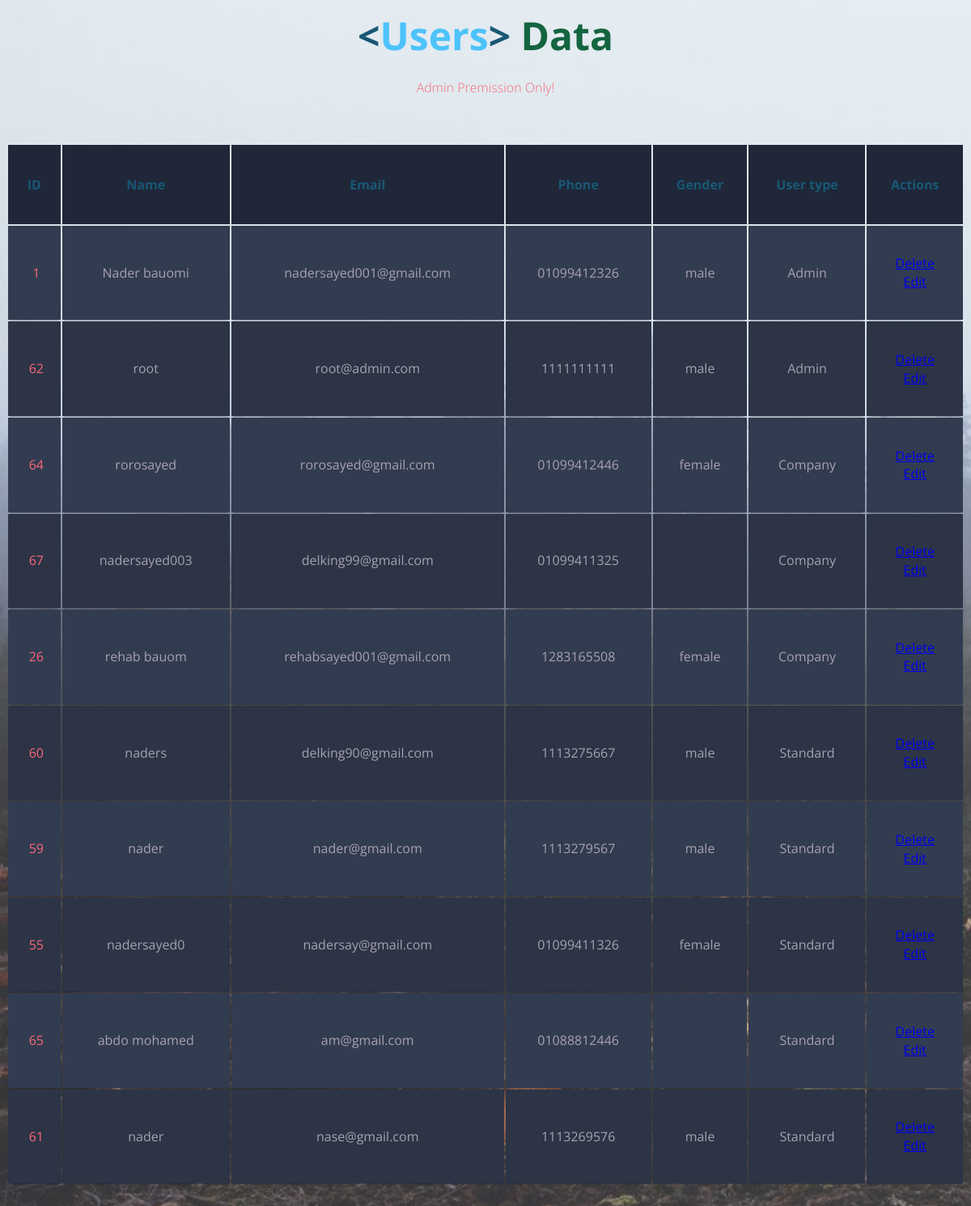
Page /admin/resources/posts/index.php on the earlier database version.
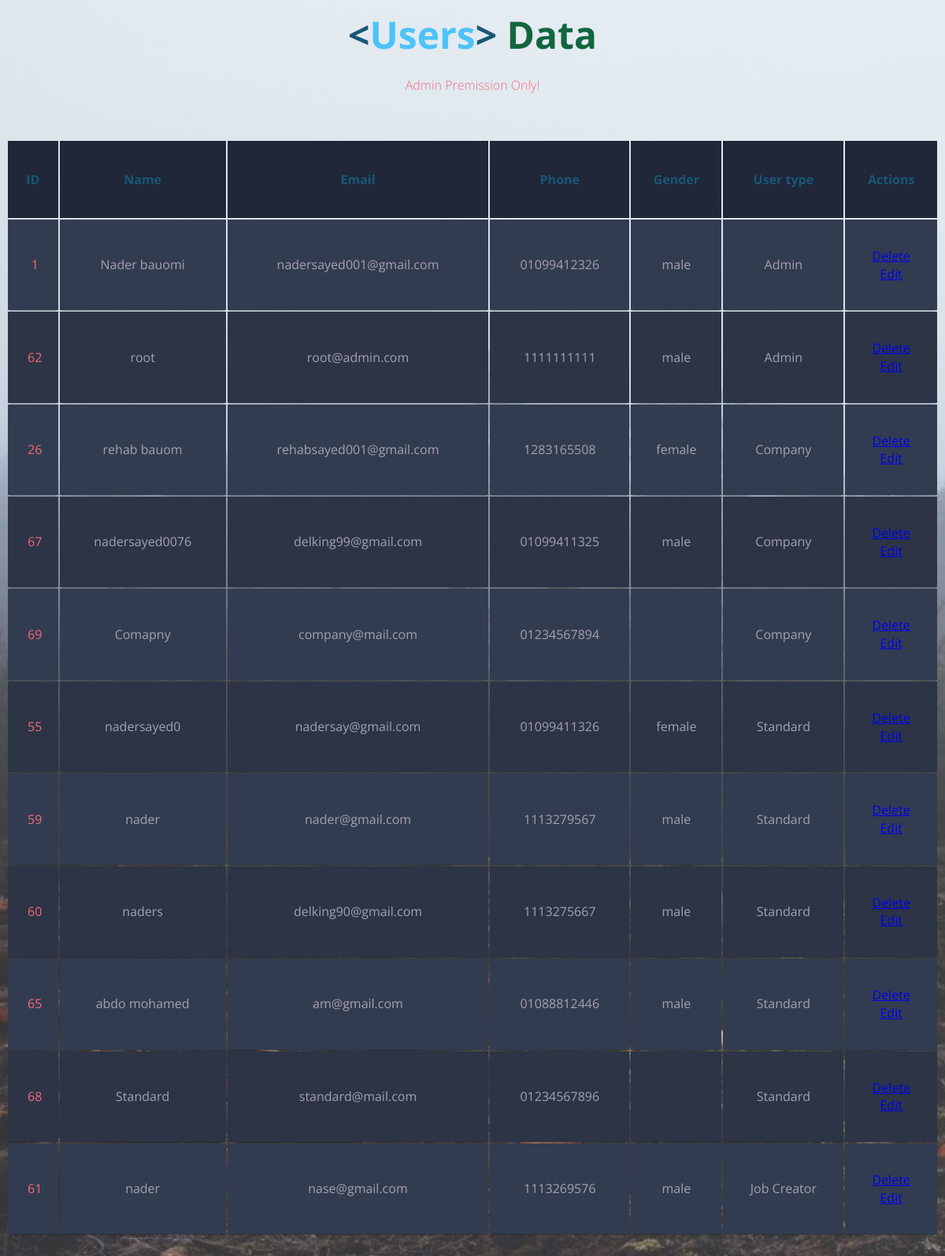
Same page on the later database version.
### tables this page shows
CREATE TABLE `users` (
  `id` int(11) NOT NULL,
  `name` char(50) NOT NULL,
  `email` char(80) NOT NULL,
  `password` char(50) NOT NULL,
  `phone` char(11) NOT NULL,
  `gender` char(40) NOT NULL,
  `user_type` int(11) DEFAULT NULL
);

CREATE TABLE `userstypes` (
  `id` int(11) NOT NULL,
  `user_type` char(100) NOT NULL
);

### admin/resources/posts/index.php (the view, shortened to what this page needs)
<?php
require '../../dbConnection.php';
$sql = "select  users.* ,usersTypes.id as userID , usersTypes.user_type as role from users inner join usersTypes on users.user_type = usersTypes.id  order by usersTypes.id asc ";
$op = mysqli_query($con, $sql);
?>
<!DOCTYPE html>
<html lang="en">
<head>
    <link rel="stylesheet" href="../../css/display.css">
</head>
<body>
    <h1 class="head"><span class="blue">&lt;</span>Users<span class="blue">&gt;</span> <span class="yellow">Data</pan>
    </h1>
    <h2>Admin Premission Only! <br><br>
    </h2>
    <table class="container">
        <thead>
            <tr>
                <th>
                    <h1>ID</h1>
                </th>
                <th>
                    <h1>Name</h1>
                </th>
                <th>
                    <h1>Email</h1>
                </th>
                <th>
                    <h1>Phone</h1>
                </th>
                <th>
                    <h1>Gender</h1>
                </th>
                <th>
                    <h1>User type</h1>
                </th>
                <th>
                    <h1>Actions</h1>
                </th>
            </tr>
        </thead>
        <tbody>
            <?php while ($data = mysqli_fetch_assoc($op)) { ?>
                <tr>
                    <td><?php echo $data['id']; ?></td>
                    <td><?php echo $data['name']; ?></td>
                    <td><?php echo $data['email']; ?></td>
                    <td><?php echo $data['phone']; ?></td>
                    <td><?php echo $data['gender']; ?></td>
                    <td><?php echo $data['role']; ?></td>
                    <td>
                        <a href="delete.php?id=<?php echo $data['id'] ?>" class="btn btn-danger ">Delete</a>
                        <a href="edit.php?id=<?php echo $data['id']; ?>" class="btn btn-success ">Edit</a>
                    </td>
                </tr>
            <?php } ?>
        </tbody>
    </table>
</body>
</html>

Differences in the rows shown:
removed users: id "64", name "rorosayed", email "rorosayed@gmail.com", phone "01099412446", gender "female", user_type.user_type "Company"
shown differently, row unchanged: users "rehab bauom": moves up the list
changed users "delking99@gmail.com": name "nadersayed003" → "nadersayed0076"; gender (not shown) → "male"
added users: id "69", name "Comapny", email "company@mail.com", phone "01234567894", user_type.user_type "Company"
shown differently, row unchanged: users "nadersayed0": moves up the list
shown differently, row unchanged: users "nader@gmail.com": moves down the list
changed users "abdo mohamed": gender (not shown) → "male"
added users: id "68", name "Standard", email "standard@mail.com", phone "01234567896", user_type.user_type "Standard"
changed users "nase@gmail.com": user_type.user_type "Standard" → "Job Creator"
